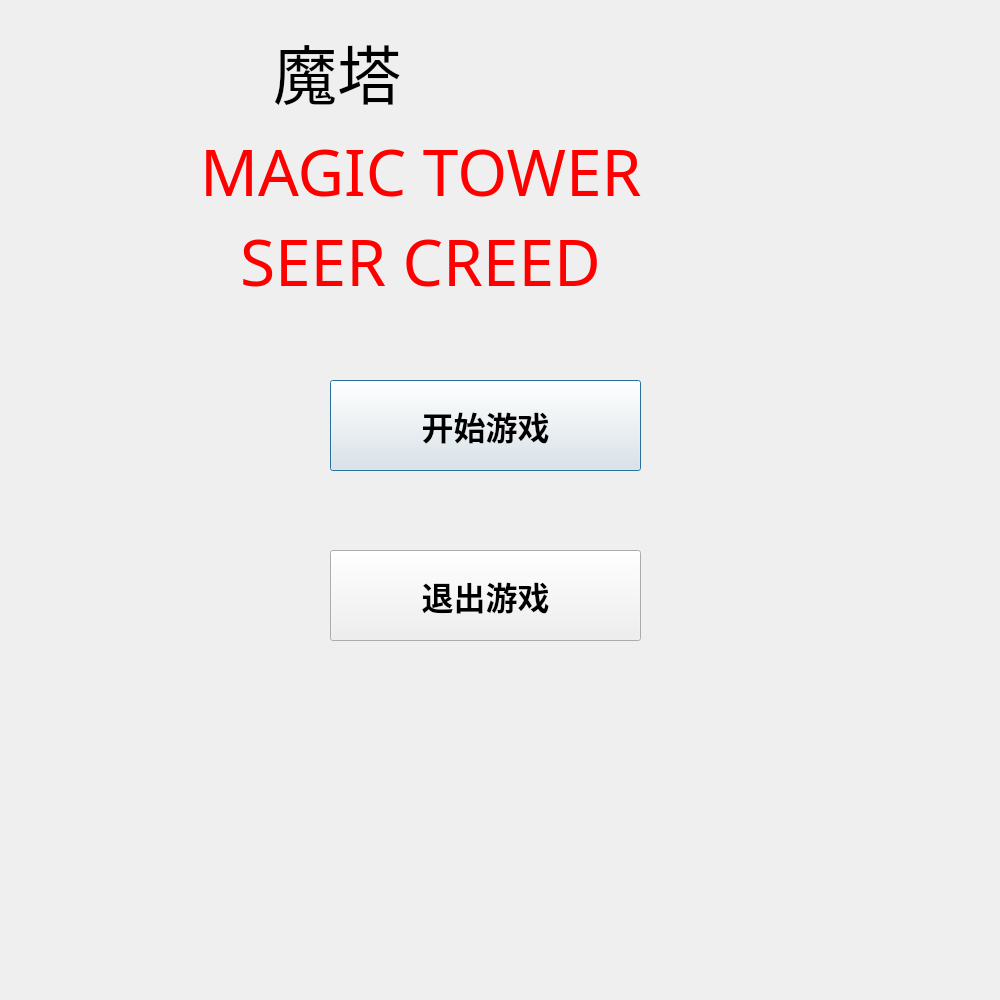
<?xml version="1.0" encoding="UTF-8"?>
<ui version="4.0">
 <class>EnterDialog</class>
 <widget class="QDialog" name="EnterDialog">
  <property name="geometry">
   <rect>
    <x>0</x>
    <y>0</y>
    <width>1000</width>
    <height>1000</height>
   </rect>
  </property>
  <property name="windowTitle">
   <string>Dialog</string>
  </property>
  <widget class="QLabel" name="label">
   <property name="geometry">
    <rect>
     <x>190</x>
     <y>10</y>
     <width>491</width>
     <height>121</height>
    </rect>
   </property>
   <property name="font">
    <font>
     <family>黑体</family>
     <pointsize>48</pointsize>
    </font>
   </property>
   <property name="text">
    <string>     魔塔</string>
   </property>
  </widget>
  <widget class="QLabel" name="label_2">
   <property name="geometry">
    <rect>
     <x>200</x>
     <y>110</y>
     <width>611</width>
     <height>121</height>
    </rect>
   </property>
   <property name="font">
    <font>
     <family>MV Boli</family>
     <pointsize>48</pointsize>
    </font>
   </property>
   <property name="styleSheet">
    <string notr="true">color: rgb(255, 0, 0);</string>
   </property>
   <property name="text">
    <string>MAGIC TOWER</string>
   </property>
  </widget>
  <widget class="QLabel" name="label_3">
   <property name="geometry">
    <rect>
     <x>220</x>
     <y>10</y>
     <width>191</width>
     <height>101</height>
    </rect>
   </property>
   <property name="styleSheet">
    <string notr="true">image: url(:/res/pet.png);</string>
   </property>
   <property name="text">
    <string/>
   </property>
  </widget>
  <widget class="QLabel" name="label_4">
   <property name="geometry">
    <rect>
     <x>580</x>
     <y>10</y>
     <width>91</width>
     <height>111</height>
    </rect>
   </property>
   <property name="styleSheet">
    <string notr="true">image: url(:/res/enemy1x.png);</string>
   </property>
   <property name="text">
    <string/>
   </property>
  </widget>
  <widget class="QLabel" name="label_5">
   <property name="geometry">
    <rect>
     <x>240</x>
     <y>220</y>
     <width>511</width>
     <height>81</height>
    </rect>
   </property>
   <property name="font">
    <font>
     <family>MV Boli</family>
     <pointsize>48</pointsize>
    </font>
   </property>
   <property name="styleSheet">
    <string notr="true">color: rgb(255, 0, 0);</string>
   </property>
   <property name="text">
    <string>SEER CREED</string>
   </property>
  </widget>
  <widget class="QPushButton" name="start">
   <property name="geometry">
    <rect>
     <x>330</x>
     <y>380</y>
     <width>311</width>
     <height>91</height>
    </rect>
   </property>
   <property name="font">
    <font>
     <family>Bahnschrift SemiBold</family>
     <pointsize>24</pointsize>
     <weight>75</weight>
     <bold>true</bold>
    </font>
   </property>
   <property name="text">
    <string>开始游戏</string>
   </property>
  </widget>
  <widget class="QPushButton" name="exit">
   <property name="geometry">
    <rect>
     <x>330</x>
     <y>550</y>
     <width>311</width>
     <height>91</height>
    </rect>
   </property>
   <property name="font">
    <font>
     <family>Bahnschrift SemiBold</family>
     <pointsize>24</pointsize>
     <weight>75</weight>
     <bold>true</bold>
    </font>
   </property>
   <property name="text">
    <string>退出游戏</string>
   </property>
  </widget>
  <widget class="QLabel" name="label_6">
   <property name="geometry">
    <rect>
     <x>240</x>
     <y>390</y>
     <width>71</width>
     <height>71</height>
    </rect>
   </property>
   <property name="styleSheet">
    <string notr="true">image: url(:/resources/pic/attack.png);</string>
   </property>
   <property name="text">
    <string/>
   </property>
  </widget>
  <widget class="QLabel" name="label_7">
   <property name="geometry">
    <rect>
     <x>230</x>
     <y>560</y>
     <width>71</width>
     <height>71</height>
    </rect>
   </property>
   <property name="styleSheet">
    <string notr="true">image: url(:/resources/pic/defence.png);</string>
   </property>
   <property name="text">
    <string/>
   </property>
  </widget>
  <widget class="QLabel" name="label_8">
   <property name="geometry">
    <rect>
     <x>650</x>
     <y>670</y>
     <width>280</width>
     <height>280</height>
    </rect>
   </property>
   <property name="styleSheet">
    <string notr="true">background-image: url(:/resources/pic/hahaha1.jpg);</string>
   </property>
   <property name="text">
    <string/>
   </property>
  </widget>
  <widget class="QLabel" name="label_9">
   <property name="geometry">
    <rect>
     <x>50</x>
     <y>670</y>
     <width>280</width>
     <height>281</height>
    </rect>
   </property>
   <property name="styleSheet">
    <string notr="true">background-image: url(:/resources/pic/gagaga1.jpg);</string>
   </property>
   <property name="text">
    <string/>
   </property>
  </widget>
  <widget class="QLabel" name="beijing">
   <property name="geometry">
    <rect>
     <x>0</x>
     <y>0</y>
     <width>1000</width>
     <height>1000</height>
    </rect>
   </property>
   <property name="styleSheet">
    <string notr="true">background-image: url(:/resources/pic/back4.jpg);</string>
   </property>
   <property name="text">
    <string/>
   </property>
  </widget>
  <zorder>beijing</zorder>
  <zorder>label</zorder>
  <zorder>label_2</zorder>
  <zorder>label_3</zorder>
  <zorder>label_4</zorder>
  <zorder>label_5</zorder>
  <zorder>start</zorder>
  <zorder>exit</zorder>
  <zorder>label_6</zorder>
  <zorder>label_7</zorder>
  <zorder>label_8</zorder>
  <zorder>label_9</zorder>
 </widget>
 <resources/>
 <connections/>
</ui>
